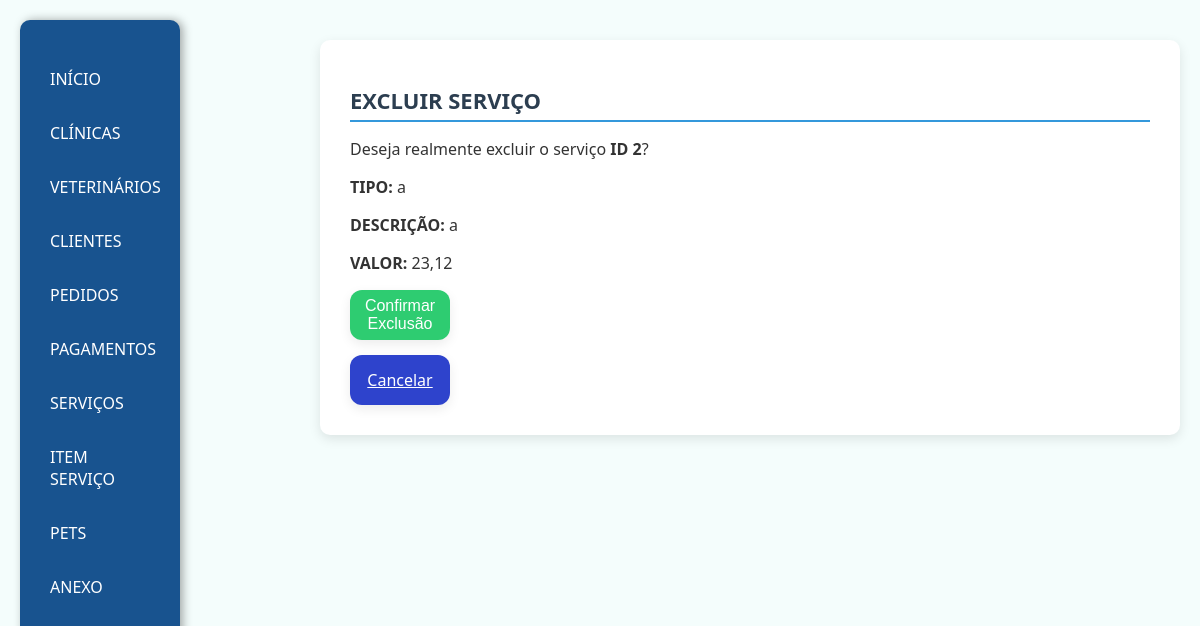
/excluirServico/2/, run on the app's committed database.
### app/models.py (models this page shows, shortened)
class Servico(models.Model):
    tipo = models.CharField(max_length=100)
    descricao = models.TextField()
    valor = models.DecimalField(max_digits=10, decimal_places=2)

### app/views.py (the view)
# urls.py: path('excluirServico/<int:id>/', views.excluirServico, name='excluirServico'),
def excluirServico(request, id):
    servicoExcluir = get_object_or_404(Servico, pk=id)
    if request.method == 'POST':
        servicoExcluir.delete()
        return redirect('servico')
    return render(request, 'servico/excluirServico.html', {
        "servico": servicoExcluir
    })

### app/templates/servico/excluirServico.html (shortened to what this page needs)
{% extends 'base.html' %}
{% load static %}
{% block estiloCss %}
<link rel="stylesheet" href="{% static 'css/padrao.css' %}">
{% endblock %}
{% block conteudo %}
<div class="cont">
    <h1><strong>EXCLUIR SERVIÇO</strong></h1>
    <p>Deseja realmente excluir o serviço <strong>ID {{ servico.id }}</strong>?</p>
    <div>
        <p><strong>TIPO:</strong> {{ servico.tipo }}</p>
        <p><strong>DESCRIÇÃO:</strong> {{ servico.descricao }}</p>
        <p><strong>VALOR:</strong> {{ servico.valor }}</p>
    </div>
    <form method="POST">
        <button type="submit">Confirmar Exclusão</button>
        <a class="btnA" href="{% url 'servico' %}">Cancelar</a>
    </form>
</div>
{% endblock %}

### app/static/css/base.css (style rules this page uses)
body { font-family: 'Segoe UI', sans-serif; background-color: #f4fdfc; margin: 0; padding: 20px; color: #333; display: flex; justify-content: space-between; }
form button { background-color: #2ecc71; color: #fff; border: none; padding: 12px 0; font-size: 16px; font-weight: 500; border-radius: 12px; cursor: pointer; transition: all 0.3s ease; box-shadow: 0 4px 12px rgba(0, 0, 0, 0.08); height: 50px; width: 100px; display: flex; align-items: center; justify-content: center; }

### app/static/css/padrao.css (style rules this page uses)
h1 { font-size: 22px; color: #2c3e50; margin-bottom: 15px; border-bottom: 2px solid #3498db; padding-bottom: 5px; }
form { display: flex; flex-direction: column; gap: 15px; }
form button { background-color: #2ecc71; color: #fff; border: none; padding: 12px 0; font-size: 16px; font-weight: 500; border-radius: 12px; cursor: pointer; transition: all 0.3s ease; box-shadow: 0 4px 12px rgba(0, 0, 0, 0.08); height: 50px; width: 100px; display: flex; align-items: center; justify-content: center; }
.btnA { background-color: #2e43cc; color: #fff; border: none; font-size: 16px; font-weight: 500; border-radius: 12px; cursor: pointer; transition: all 0.3s ease; box-shadow: 0 4px 12px rgba(0, 0, 0, 0.08); height: 50px; width: 100px; display: flex; align-items: center; justify-content: center; }

### data on the page
Servico: id "2", tipo "a", descricao "a", valor "23,12"
